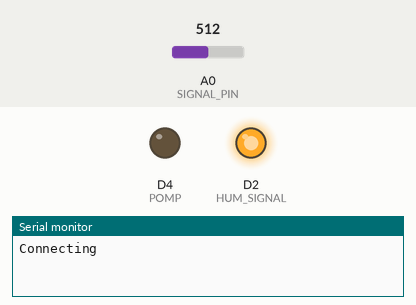
Simulated run of this sketch. Board: ESP8266 (NodeMCU). Parts: output pins drawn as LEDs (lit = HIGH), the last lines printed to the serial monitor. The inputs (shaded band) are chosen by the test bench; at power-on: A0 (SIGNAL_PIN) = 512. WiFi joins after 1.5 s; servers stay silent unless stated; uploads are accepted with an empty reply; pins used as bus, display or sensor lines are not drawn.

Above: at 0.1 s.
At 5.8 s:
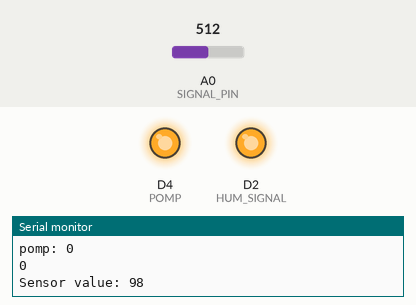
Timing chart, 0 to 7.3 s (numbered marks = the images above):
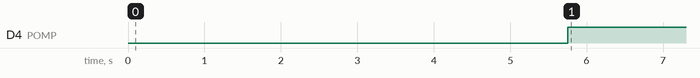

The sketch:

Wp1.ino
```cpp
#include "ArduinoJson.h"
#include <ESP8266WiFi.h>
#include <ESP8266HTTPClient.h>
#include <WiFiClient.h>
const char* ssid = "ROBOT";
const char* password = "Robot1488";
#define POWER_PIN D3
#define SIGNAL_PIN A0
#define POMP D4
#define HUM_POWER D5
#define HUM_SIGNAL D2


//Your Domain name with URL path or IP address with path
const char* serverName = "http://192.168.1.102:8080";

// the following variables are unsigned longs because the time, measured in
// milliseconds, will quickly become a bigger number than can be stored in an int.
unsigned long lastTime = 0;
// Timer set to 10 minutes (600000)
//unsigned long timerDelay = 600000;
// Set timer to 5 seconds (5000)
unsigned long timerDelay = 5000;
int value = 0;
int level = 0;
int pomp = 0;
int hum = 0;
bool hum_start = 0;
String set ="";

void setup() {
  Serial.begin(115200);
  digitalWrite(HUM_SIGNAL, HIGH);
  digitalWrite(HUM_POWER, LOW);
  pinMode(POWER_PIN, OUTPUT);
  digitalWrite(HUM_POWER, LOW);
  pinMode(HUM_POWER, OUTPUT);
  pinMode(HUM_SIGNAL, OUTPUT);
  pinMode(SIGNAL_PIN, INPUT);// configure D7 pin as an OUTPUT
  pinMode(POMP, OUTPUT);
  digitalWrite(POWER_PIN, LOW);
  WiFi.begin(ssid, password);
  Serial.println("Connecting");
  while(WiFi.status() != WL_CONNECTED) {
    delay(500);
    Serial.print(".");
  }
  Serial.println("");
  Serial.print("Connected to WiFi network with IP Address: ");
  Serial.println(WiFi.localIP());

  Serial.println("Timer set to 5 seconds (timerDelay variable), it will take 5 seconds before publishing the first reading.");
}

void loop() {
digitalWrite(POWER_PIN, HIGH); // turn the sensor ON
   delay(10); // wait 10 milliseconds
 value = analogRead(SIGNAL_PIN); // read the analog value from sensor
  digitalWrite(POWER_PIN, LOW); // turn the sensor OFF
 level =map(value,0,521,0,100);
  Serial.print("Sensor value: ");
  Serial.println(level);
delay(1000);

 if (isnan(level)){  // Проверка. Если не удается считать показания, выводится «Ошибка считывания», и программа завершает работу
    level = 100000;

  }

set ="{\"wl\":\"";
set+=level;
set+="\"}";

Serial.println(set);

  //Send an HTTP POST request every 10 minutes
  if ((millis() - lastTime) > timerDelay) {
    //Check WiFi connection status
    if(WiFi.status()== WL_CONNECTED){
      WiFiClient client;
      HTTPClient http;

      // Your Domain name with URL path or IP address with path
      http.begin(client,"http://192.168.1.102:8080/Thingworx/Things/wp/Services/IOS");

      // If you need Node-RED/server authentication, insert user and password below
      //http.setAuthorization("REPLACE_WITH_SERVER_USERNAME", "REPLACE_WITH_SERVER_PASSWORD");

      // Specify content-type header
      http.addHeader("Content-Type", "application/json");
      http.addHeader("appKey", "c064b736-4939-45a6-9a8b-d0b63412702b");
      http.addHeader("Accept", "application/json");
      http.addHeader("Host", "192.168.1.102");
      // Send HTTP POST request
      int httpResponseCode = http.POST(set);
      //
      String httpanswer = http.getString();
      StaticJsonDocument<300> parsed;
       DeserializationError error = deserializeJson(parsed, httpanswer);
      pomp = parsed["p"];
      hum = parsed["h"];
      Serial.print("HTTP answer code: ");
      Serial.println(httpanswer);
      Serial.print("HTTP Response code: ");
      Serial.println(httpResponseCode);
      Serial.print("pomp: ");
      Serial.println(pomp);
      Serial.println(hum);
       if(pomp == 0){
        digitalWrite(POMP, HIGH);
      }
      else{
        digitalWrite(POMP, LOW);
      }
       if(hum == 0){
        digitalWrite(HUM_POWER, HIGH);
        hum_start = 0;
      }
      if((hum == 1)&&(hum_start == 0)){
        digitalWrite(HUM_POWER, LOW);
        delay(1000);
        digitalWrite(HUM_SIGNAL, LOW);
        delay(100);
        digitalWrite(HUM_SIGNAL, HIGH);
        hum_start = 1;
      }

      // Free resources

      http.end();
    }
    else {
      Serial.println("WiFi Disconnected");
    }
    lastTime = millis();
  }

}
```

Measured:
- by itself, D4 (POMP): LOW → HIGH at 5.8 s
